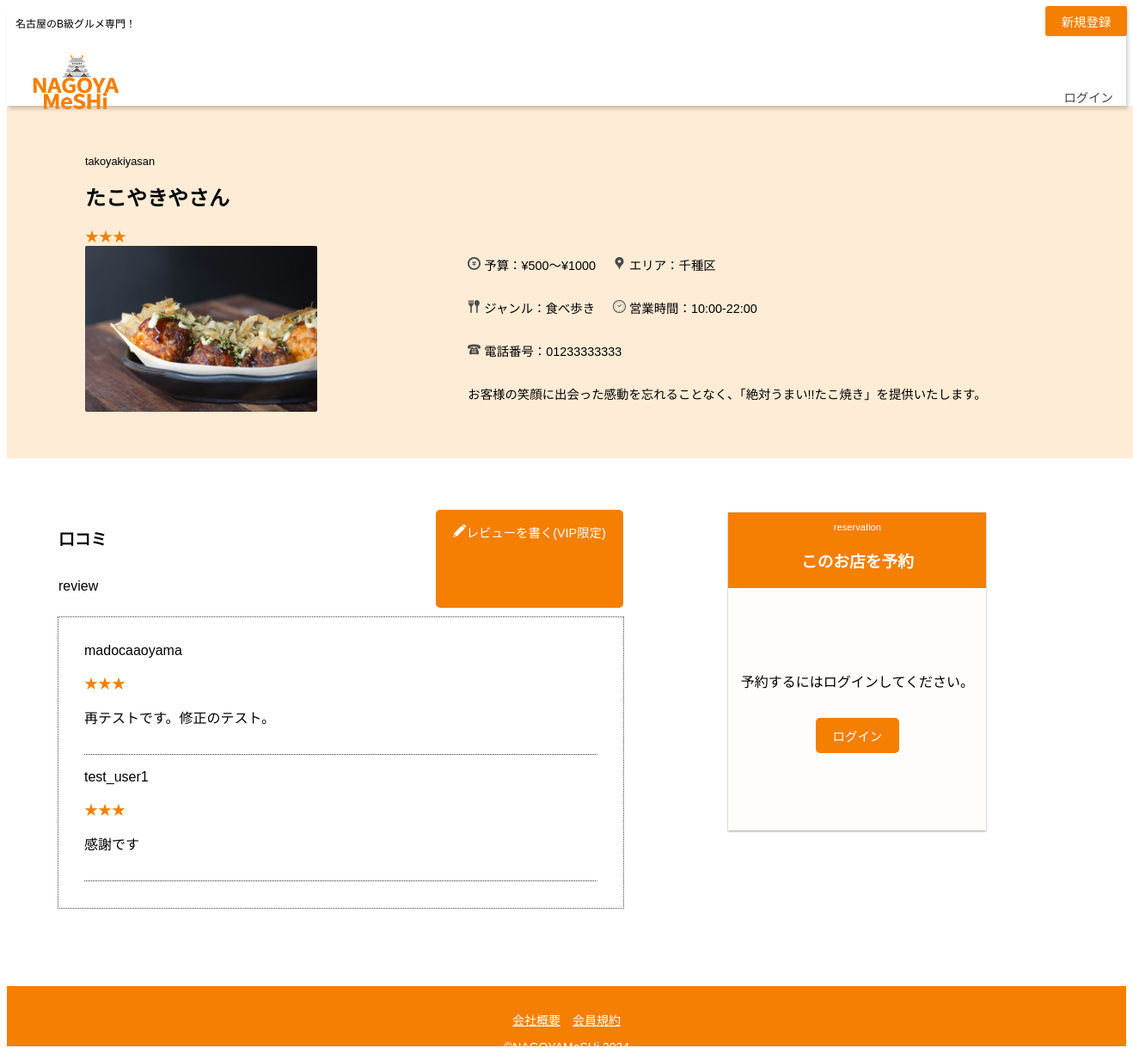
The app's page /general/shop_detail/1/ with its own data.
### commondb/models/restaurant.py (models this page shows, shortened)
class Restaurant(models.Model):
    name = models.CharField(max_length=100, verbose_name="店舗名")
    name_alphabet = models.CharField(max_length=100, validators=[RegexValidator(r'^[a-zA-Z\s]+$')], verbose_name="店舗名アルファベット表記")
    genre = models.ForeignKey(Genre, on_delete=models.CASCADE, verbose_name="カテゴリー")
    address = models.CharField(max_length=100, verbose_name="所在地")
    area = models.ForeignKey(Area, on_delete=models.CASCADE, verbose_name="エリア")
    phone = models.CharField(max_length=20, verbose_name="電話番号")
    time = models.CharField(max_length=100, verbose_name="営業時間")
    price_low = models.CharField(max_length=5 ,verbose_name="下限価格")
    price_high = models.CharField(max_length=5, verbose_name="上限価格")
    image = models.ImageField(upload_to='restaurant_images', null=True, blank=True, verbose_name="画像")
    information = models.TextField(max_length=300, verbose_name="お店の説明")

### commondb/models/genre.py (models this page shows, shortened)
class Genre(models.Model):
    name = models.CharField(max_length=100, verbose_name="ジャンル名")
    image = models.ImageField(upload_to='genre_images', null=True, blank=True, verbose_name="バナー画像")
    def __str__(self):
        return self.name

### commondb/models/area.py (models this page shows)
class Area(models.Model):
    name = models.CharField(max_length=100,default="")
    def __str__(self):
        return self.name

### commondb/models/review.py (models this page shows, shortened)
class Review(models.Model):
    restaurant = models.ForeignKey(Restaurant, verbose_name="店名", on_delete=models.CASCADE)
    user = models.ForeignKey(User, verbose_name="ユーザー名", null=True, on_delete=models.CASCADE)
    visit_date = models.DateField(verbose_name="訪問日")
    rating = models.IntegerField(choices=[(1, '★'), (2, '★★'), (3, '★★★'), (4, '★★★★'), (5, '★★★★★')], verbose_name="評価")
    comment = models.TextField(verbose_name="コメント")
    image1 = models.ImageField(upload_to='review_images/', null=True, blank=True, verbose_name="画像")
    image2 = models.ImageField(upload_to='review_images/', null=True, blank=True, verbose_name="画像")
    image3 = models.ImageField(upload_to='review_images/', null=True, blank=True, verbose_name="画像")

### commondb/models/user.py (models this page shows, shortened)
class User(AbstractUser):
    is_paid_member = models.BooleanField(verbose_name='有料会員', default=False)
    is_manage_member = models.BooleanField(verbose_name='管理者', default=False)
    class Meta:
        verbose_name = 'ユーザー'
        verbose_name_plural = 'ユーザー一覧'

### general/views/shop_detail_view.py (the view, shortened to what this page needs)
# urls.py: path('general/shop_detail/<int:pk>/', ShopTemplatelView.as_view(), name="shop_detail"),
class ShopTemplatelView(CreateView):
    model = Booking
    template_name = 'general/shop_detail.html'
    form_class = BookingForm
    def get_context_data(self, **kwargs):
        context = super().get_context_data(**kwargs)
        if self.request.user.is_authenticated:
            if self. request.user.is_paid_member:
                context['user_type'] = 'is_paid'
            else:
                context['user_type'] = 'member'
        else:
            context['user_type'] = 'no_member'
        restaurant_id = self.kwargs.get('pk')
        restaurant = get_object_or_404(Restaurant, pk=restaurant_id)
        context['restaurant'] = restaurant
        reviews = Review.objects.filter(restaurant_id=restaurant_id)
        context['reviews'] = reviews
        if reviews:
            average_rating = sum(review.rating for review in reviews) / len(reviews)
            context['average_rating'] = round(average_rating, 1)
            context['average_rating_stars'] = '<span style="color: #F57F00;">★</span>' * int(average_rating)
        else:
            context['average_rating'] = None
            context['average_rating_stars'] = None
        context['is_favorite'] = False
        if self.request.user.is_authenticated:
            if Favorite.objects.filter(user=self.request.user, restaurant=restaurant).exists():
                context['is_favorite'] = True
        context['form'] = BookingForm(initial={'restaurant': restaurant_id})
        return context

### general/templatetags/custom_filters.py (called while the page is built)
@register.filter(name='stars')
def stars(value):
    return '★' * value

### templates/general/shop_detail.html (shortened to what this page needs)
{% extends "base.html" %}
{% load custom_filters %}
    {% block content %}
    <div class="shop_info" id="fav-toggle">
        <div class="shop_info_L">
            <p>{{restaurant.name_alphabet}}</p>
            <span><h1>{{restaurant.name}}</h1></span>
            {% if average_rating_stars %}
            <div class="stars">
            {{ average_rating_stars|safe }}
            </div>
            {% endif %}
            <div>
                <img src="{{restaurant.image.url}}" alt="店舗イメージ">
            </div>
        </div>
        <div class="shop_info_R">
            <div class="price_genre">
                <div class="info-container">
                    <p><img class="icon" src="/static/general/images/price.svg" alt="予算" style="width: 15px; height: 15px;"> 予算：¥{{restaurant.price_low}}〜¥{{restaurant.price_high}}</p>
                    <p><img class="icon" src="/static/general/images/janre.svg" alt="ジャンル" style="width: 15px; height: 15px;"> ジャンル：{{restaurant.genre}}</p>
                </div>
                <div class="info-container">
                    <p><img class="icon" src="/static/general/images/map.svg" alt="エリア" style="width: 15px; height: 15px;"> エリア：{{restaurant.area}}</p>
                    <p><img class="icon" src="/static/general/images/time.svg" alt="営業時間" style="width: 15px; height: 15px;"> 営業時間：{{restaurant.time}}</p>
                </div>
            </div>
            <p><img class="icon" src="/static/general/images/phone.svg" alt="電話番号" style="width: 15px; height: 15px;"> 電話番号：{{restaurant.phone}}</p>
            <div class="info-scroll">
                <p>{{restaurant.information}}</p>
            </div>
        </div>
    </div>
    <div class="shop_contents">
        <div class="review_container">
            <div class="review_top_container">
                <div>
                    <h3>口コミ</h3>
                    <p>review</p>
                </div>
                {% if user.is_authenticated %}
                    {% if user_type == 'is_paid' %}
                        <a href="{% url 'submit_review' restaurant_id=restaurant.id %}" class="btn_rev">
                            <img class="icon" src="/static/general/images/pen.svg" style="width: 15px; height: 15px;">レビューを書く
                        </a>
                    {% else %}
                        <a href="{% url 'upgrade' %}" class="btn_rev">
                            <img class="icon" src="/static/general/images/pen.svg" style="width: 15px; height: 15px;">レビューを書く(VIP限定)
                        </a>
                    {% endif %}
                {% else %}
                    <a href="{% url 'register' %}" class="btn_rev">
                        <img class="icon" src="/static/general/images/pen.svg" style="width: 15px; height: 15px;">レビューを書く(VIP限定)
                    </a>
                {% endif %}
            </div>
            <div class="review_scroll">
                <div class="review_contents">
                    {% if reviews %}
                        {% for review in reviews %}
                        <p>{{review.user}}</p>
                        <div>
                            {% if review.rating %}
                                <span class="rating-stars">{{ review.rating|stars }}</span>
                            {% endif %}
                        </div>
                        <p>{{review.comment}}</p>
                        <hr class="hr_1">
                        {% endfor %}
                    {% else %}
                        <p>この店舗にはまだレビューがありません。</p>
                    {% endif %}
                </div>
            </div>
        </div>
        <div class="booking-container">
            <div class="booking_header">
                <p>reservation</p>
                <h3>このお店を予約</h3>
            </div>
            {% if user.is_authenticated %}
                {% if user.is_paid_member %}
                <form method="post" class="booking_form">
                    <div>
                        {% csrf_token %}
                        {{ form.as_p }}
                        <button type="submit">予約する</button>
                    </div>
                </form>
                {% else %}
                <div class="booking_n_form">
                <p>予約はVIP会員限定の機能です。</p>
                <a class="btn_basic" href="{% url 'upgrade' %}">VIPになる</a>
                </div>
                {% endif %}
            {% else %}
                <div class="booking_n_form">
                <p>予約するにはログインしてください。</p>
                <a class="btn_basic" href="{% url 'login' %}">ログイン</a>
                </div>
            {% endif %}
        </div>
    </div>
    {% endblock content %}

### static/css/stylesheet.css (style rules this page uses)
body { font-family: 'Hiragino Sans', 'Yu Gothic', 'Arial Narrow', Arial, sans-serif; }
a { color: #444444; text-decoration: none; }
.btn_basic { height: auto; width: auto; background-color: #F57F00; color: #FFF; padding: 0.5em 1.3em; border-radius: 5px; padding: 10px 20px; display: inline-block; font-size: 0.9rem; text-decoration: none; }
.hr_1 { border-top: 1px dotted #444444; margin: 15px 0; }
.shop_info { display: flex; justify-content: center; align-items: flex-end; height: 360px; width: 100vw; background-color: rgba(255, 135, 5, 0.16); position: relative; padding: 0 50px 50px 50px; }
.shop_info_L { width: 30%; min-width: 250px; margin-right: 30px; }
.shop_info_L p { font-size: 0.8rem; }
.shop_info_L h1 { font-size: 1.5rem; }
.shop_info_L img { width: 270px; min-width: 250px; max-width: 300px; border-radius: 2px; }
.shop_info_R { width: 60%; height: 200px; min-width: 300px; margin-left: 20px; padding-top: 12px; }
.info-container { display: flex; flex-direction: column; }
.price_genre { display: flex; justify-content: left; gap: 20px; }
.info-scroll { height: 110px; overflow-y: scroll; margin-top: 10px; }
.shop_info_R p { font-size: 0.9em; }
.shop_contents { display: flex; flex-direction: row; justify-content: center; align-items: flex-start; margin: 0 auto; padding: 30px 60px 0 60px; }
.review_container { display: flex; flex-direction: column; justify-content: center; align-items: center; width: 50%; }
.review_top_container { display: flex; flex-direction: row; justify-content: space-between; margin-bottom: 10px; width: 100%; }
.review_top_container h3, .review_top_container h3 p { display: inline-block; }
.review_top_container>div { align-self: self-end; }
.btn_rev { height: auto; width: auto; padding: 15px 20px; font-size: 0.9em; border-radius: 5px; background-color: #F57F00; color: #FFF; display: inline-block; }
.review_scroll { width: 100%; max-height: 350px; overflow-y: auto; border: 1px dotted #444444; }
.review_contents { margin: 30px; }
.rating-stars { color: #F57F00; }
.booking-container { display: flex; flex-direction: column; justify-content: center; align-items: center; width: 50%; filter: drop-shadow(0px 1px 1px #9c9c9c); padding-top: 33px; margin-left: 20px; }
.booking_header { background-color: #F57F00; color: #FFF; text-align: center; }
.booking_header p { font-size: 0.7em; }
.booking_header, .booking_form { width: 300px; min-width: 200px; }
.booking_n_form { background-color: #FFFDFB; width: 300px; min-width: 200px; text-align: center; }
.booking_n_form p { text-align: center; padding-top: 80px; }
.booking_n_form a { margin: 15px 0 90px 0; }
.review_container { width: 65%; height: auto; margin: 30px auto; }

### records on screen
Restaurant: name_alphabet "takoyakiyasan", name "たこやきやさん", image (picture), price_low "500", price_high "1000", genre "食べ歩き", area "千種区", time "10:00-22:00", phone "01233333333", information "お客様の笑顔に出会った感動を忘れることなく、「絶対うまい!!たこ焼き」を提供いたします。"
Review: user "madocaaoyama", rating|stars "★★★", comment "再テストです。修正のテスト。"
Review: user "test_user1", rating|stars "★★★", comment "感謝です"

### other values on screen
{{ average_rating_stars|safe }} "★ ★ ★"
